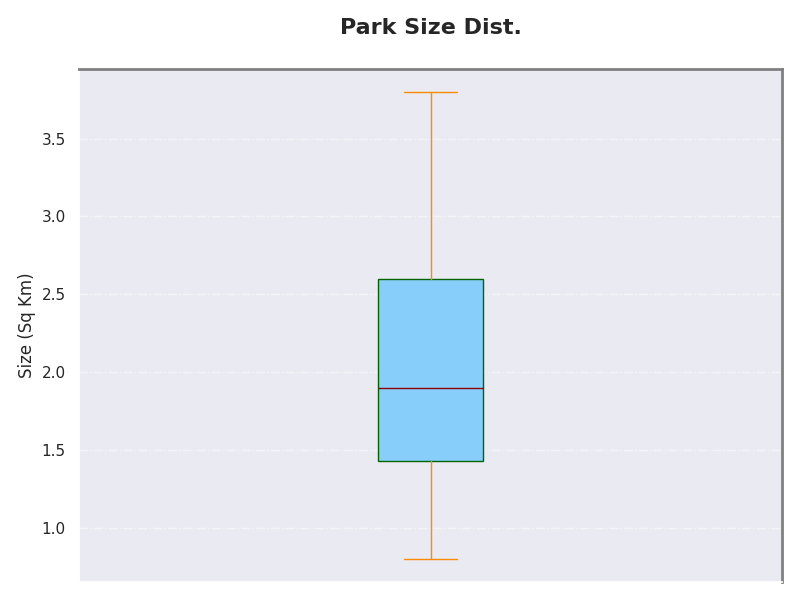

The script that drew this image:
import matplotlib.pyplot as plt
import numpy as np

combined_data = [1.2, 1.5, 1.3, 1.4, 1.6, 1.5, 1.7, 1.8, 1.6, 1.7,
                 2.1, 2.3, 2.5, 2.2, 2.4, 2.6, 2.5, 2.7, 2.8, 2.6,
                 1.7, 1.6, 1.9, 1.8, 2.0, 1.9, 2.1, 2.2, 1.8, 2.0,
                 0.8, 1.0, 1.1, 1.2, 1.3, 1.1, 1.0, 1.2, 1.4, 1.3,
                 3.2, 3.0, 3.3, 3.5, 3.6, 3.4, 3.5, 3.6, 3.7, 3.8]

fig, ax = plt.subplots(figsize=(8, 6))

ax.boxplot(combined_data, vert=True, patch_artist=True,
           boxprops=dict(facecolor='#87CEFA', color='darkgreen'),
           whiskerprops=dict(color='darkorange'),
           capprops=dict(color='darkorange'),
           flierprops=dict(marker='^', color='darkgreen', markersize=6, alpha=0.4),
           medianprops=dict(color='darkred', linewidth=1))

ax.set_title('Park Size Dist.', fontsize=16, fontweight='heavy', pad=25)
ax.set_ylabel('Size (Sq Km)', fontsize=12, fontweight='medium')
ax.set_xticks([])
ax.grid(axis='y', linestyle='-.', alpha=0.5)

ax.spines['top'].set_linewidth(2)
ax.spines['right'].set_linewidth(2)
ax.spines['top'].set_color('grey')
ax.spines['right'].set_color('grey')

plt.tight_layout()
plt.show()
